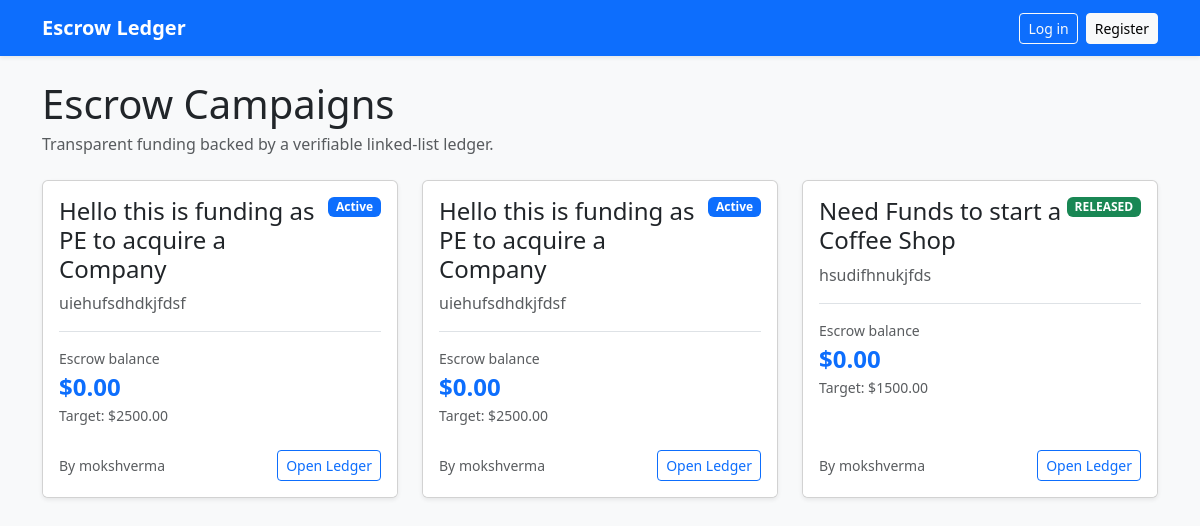
Before: / with the older database file.
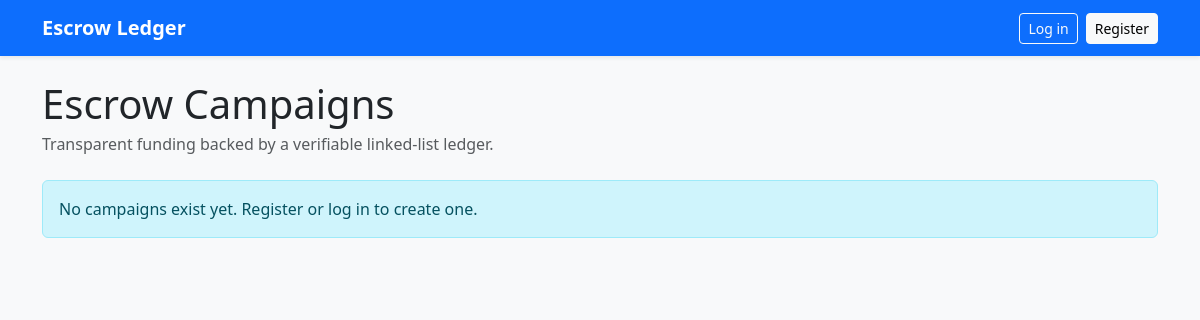
After: the same page with the newer database file.
### core/models.py (models this page shows, shortened)
class Project(models.Model):
    class Status(models.TextChoices):
        ACTIVE = "ACTIVE", "Active"
        COMPLETED = "COMPLETED", "Completed"
        REFUNDED = "REFUNDED", "Refunded"
    creator = models.ForeignKey(
        User,
        on_delete=models.CASCADE,
        related_name="projects",
    )
    title = models.CharField(max_length=160)
    description = models.TextField()
    target_amount = models.DecimalField(
        max_digits=14,
        decimal_places=2,
    )
    escrow_balance = models.DecimalField(
        max_digits=14,
        decimal_places=2,
        default=Decimal("0.00"),
    )
    total_released_amount = models.DecimalField(
        max_digits=14,
        decimal_places=2,
        default=Decimal("0.00"),
    )
    status = models.CharField(
        max_length=10,
        choices=Status.choices,
        default=Status.ACTIVE,
    )
    created_at = models.DateTimeField(default=timezone.now)
    class Meta:
        ordering = ["-created_at"]

### core/views.py (the view)
# urls.py: path("", views.home, name="home"),
def home(request):
    projects = Project.objects.select_related("creator").all()
    return render(
        request,
        "home.html",
        {
            "projects": projects,
        },
    )

### templates/home.html (shortened to what this page needs)
{% extends "base.html" %}
{% block content %}
<div class="d-flex justify-content-between align-items-center mb-4">
    <div>
        <h1 class="mb-1">Escrow Campaigns</h1>
        <p class="text-muted mb-0">
            Transparent funding backed by a verifiable linked-list ledger.
        </p>
    </div>
</div>
<div class="row g-4">
    {% for project in projects %}
        <div class="col-md-6 col-lg-4">
            <div class="card h-100 shadow-sm">
                <div class="card-body">
                    <span
                        class="badge text-bg-{% if project.status == 'ACTIVE' %}primary{% elif project.status == 'RELEASED' %}success{% else %}secondary{% endif %} float-end"
                    >
                        {{ project.get_status_display }}
                    </span>
                    <h4 class="card-title pe-5">
                        {{ project.title }}
                    </h4>
                    <p class="card-text text-muted">
                        {{ project.description|truncatechars:160 }}
                    </p>
                    <div class="border-top pt-3">
                        <div class="small text-muted">
                            Escrow balance
                        </div>
                        <div class="fs-4 fw-bold text-primary">
                            ${{ project.escrow_balance }}
                        </div>
                        <div class="small text-muted">
                            Target: ${{ project.target_amount }}
                        </div>
                    </div>
                </div>
                <div class="card-footer bg-white border-0 pb-3">
                    <div class="d-flex justify-content-between align-items-center">
                        <small class="text-muted">
                            By {{ project.creator.username }}
                        </small>
                        <a
                            class="btn btn-outline-primary btn-sm"
                            href="{% url 'project_detail' project.id %}"
                        >
                            Open Ledger
                        </a>
                    </div>
                </div>
            </div>
        </div>
    {% empty %}
        <div class="col-12">
            <div class="alert alert-info">
                No campaigns exist yet.
                {% if user.is_authenticated %}
                    Create the first one.
                {% else %}
                    Register or log in to create one.
                {% endif %}
            </div>
        </div>
    {% endfor %}
</div>
{% endblock %}

### templates/base.html (shortened to what this page needs)
<!doctype html>
<html lang="en">
<head>
    <link
        href="https://cdn.jsdelivr.net/npm/bootstrap@5.3.3/dist/css/bootstrap.min.css"
        rel="stylesheet"
    >
</head>
<body class="bg-light">
<nav class="navbar navbar-expand-lg navbar-dark bg-primary shadow-sm">
    <div class="container">
        <a class="navbar-brand fw-bold" href="{% url 'home' %}">
            Escrow Ledger
        </a>
        <div class="d-flex align-items-center gap-2">
            {% if user.is_authenticated %}
                <span class="text-white small d-none d-md-inline">
                    {{ user.username }} · Wallet: ${{ user.profile.balance }}
                </span>
                <a
                    class="btn btn-light btn-sm"
                    href="{% url 'create_project' %}"
                >
                    New Campaign
                </a>
                <form method="post" action="{% url 'logout' %}">
                    {% csrf_token %}
                    <button class="btn btn-outline-light btn-sm" type="submit">
                        Log out
                    </button>
                </form>
            {% else %}
                <a
                    class="btn btn-outline-light btn-sm"
                    href="{% url 'login' %}"
                >
                    Log in
                </a>
                <a
                    class="btn btn-light btn-sm"
                    href="{% url 'register' %}"
                >
                    Register
                </a>
            {% endif %}
        </div>
    </div>
</nav>
<main class="container py-4">
    {% block content %}{% endblock %}
</main>
</body>
</html>

Changed rows visible on the page:
removed Project: status "Active", title "Hello this is funding as PE to acquire a Company", description "uiehufsdhdkjfdsf", escrow_balance "0.00", target_amount "2500.00", creator.username "mokshverma"
removed Project: status "Active", title "Hello this is funding as PE to acquire a Company", description "uiehufsdhdkjfdsf", escrow_balance "0.00", target_amount "2500.00", creator.username "mokshverma"
removed Project: status "RELEASED", title "Need Funds to start a Coffee Shop", description "hsudifhnukjfds", escrow_balance "0.00", target_amount "1500.00", creator.username "mokshverma"
Other visible differences:
text now shown: "No campaigns exist yet. Register or log in to create one."
